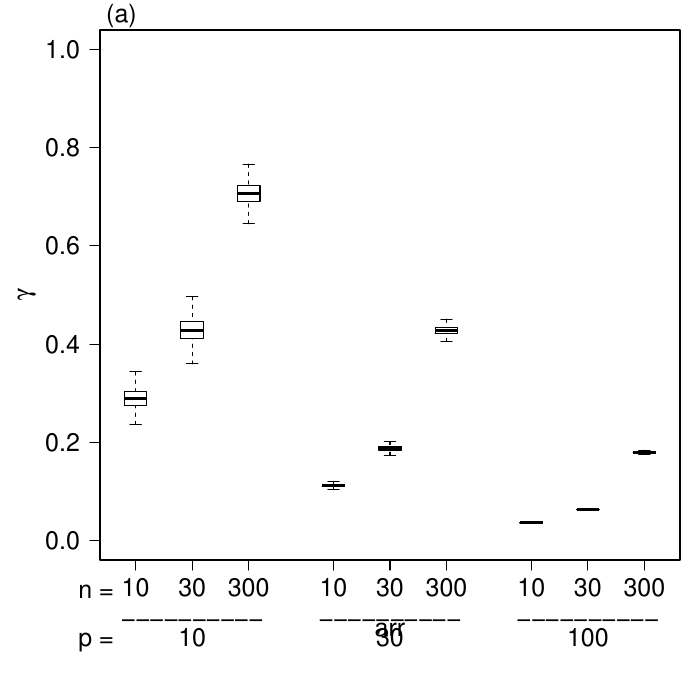

Reproduce this figure in R.
# Distribution of γ values for diﬀerent samples of size n = {10,30,300}
# from a multivariate normal distribution with p = {10,30,100} for identity matrix as a true covariance
# matrix and as target

library(MASS)

# Various "n" and "p"
n <- c(10, 30, 300)
p <- c(10, 30, 100)

# Null matrix (gamma matrix) needed for gamma values inside for loops to be used for futher analysis
gamma <- matrix(NA, length(n), length(p))
res<- replicate(1000,{
  for(i in 1:length(p)){
    for(j in 1:length(n)){
      # Identity matrix as a true covariance matrix
      sigma <- diag(p[i])
      x <- mvrnorm(n=n[j], mu= rep(0,p[i]), Sigma=sigma)
      
      # Calculate gamma values and store them in null matrix
      gamma[i,j] <- 1/(1+sum(abs(cor(x) - diag(p[i])))/(p[i]))
    }
  }
  gamma
})

# Make the resulting gamma matrix as a vector repeated 1000 times 
vec <- as.vector(res)
# Boxes positions in the boxplot
arr <- as.vector(array(c(1,4,7,2,5,8,3,6,9),dim = c(3,3,1000)))

pdf(file="Ch03_Fig01(a).pdf")
# Margin
par(mar=c(7,5,1.5,1))
boxplot(vec~arr, outline=FALSE, ylab= expression(gamma), ylim=c(0,1), las=1, xaxt="n",at=c(1,3,5,8,10,12,15,17,19),cex.axis=1.5, cex.lab=1.5)
axis(1, at=c(1,3,5,8,10,12,15,17,19), labels = rep(c(10, 30, 300),3),cex.axis=1.5)
mtext("(a)",at=0.5, line = 0.2, cex= 1.5)
mtext("n =",at=-0.4, line = -28.6, cex= 1.5)
mtext("--",at= 1:5, line = -30, cex= 1.5)
mtext("--",at= 8:12, line = -30, cex= 1.5)
mtext("--",at= 15:19, line = -30, cex= 1.5)
mtext("p =",at= -0.4, line = -31, cex= 1.5)
mtext("10",at= 3, line = -31, cex= 1.5)
mtext("30",at= 10, line = -31, cex= 1.5)
mtext("100",at= 17, line = -31, cex= 1.5)

dev.off()